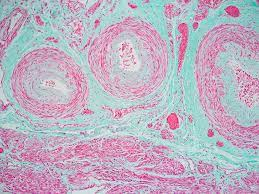
//> input picture ClassWork/Resources/green_red_stain.jpg, 259 x 194 px
$ ./Week_3_2   (built with g++ and OpenCV 4)
//> lines starting //> are read from the running program, lines starting //| are printed output that depends on the picture
#include <opencv2/imgcodecs.hpp>
#include <opencv2/imgproc.hpp>
#include <opencv2/highgui.hpp>
#include <iostream>

using namespace std;
using namespace cv;

void convert_labf(const Mat rgb, Mat& dest) {
	// Converting the type from integer to float.
	// We also change the range [0, 255] --> [0, 1]
	Mat rgbf;
	rgb.convertTo(rgbf, CV_32FC3, 1 / 255.0);
	// We change the color space (result image: CV_32FC)3
	cvtColor(rgbf, dest, COLOR_BGR2Lab);
}

void copyKurama(const Mat img, Mat& background) {
	resize(background, background, img.size());

	Vec3b c;

	for (int i = 0; i < img.rows; ++i) {
		for (int j = 0; j < img.cols; ++j) {
			c = img.at<Vec3b>(i, j);
			if (c[0] < 100 || c[1] < 100 || c[2] < 100) {
				// cout << "The condition is working";
				background.at<Vec3b>(i, j) = c;
			}
		}
	}
}

void copyOrangeHSV(const Mat img, Mat& background) {
	background = Mat::zeros(img.size(), img.type());
	Mat hsv;
	cvtColor(img, hsv, COLOR_BGR2HSV);
	Vec3b c, c2;
	for (int i = 0; i < img.rows; ++i) {
		for (int j = 0; j < img.cols; ++j) {
			c = img.at<Vec3b>(i, j);
			c2 = hsv.at<Vec3b>(i, j);
			if (c2[0] < 30) {
				background.at<Vec3b>(i, j) = c;
			}
		}
	}
}
void copyGreenHSV(const Mat img, Mat& background) {
	background = Mat::zeros(img.size(), img.type());
	Mat hsv;
	cvtColor(img, hsv, COLOR_BGR2HSV);
	Vec3b c, c2;
	for (int i = 0; i < img.rows; ++i) {
		for (int j = 0; j < img.cols; ++j) {
			c = img.at<Vec3b>(i, j);
			c2 = hsv.at<Vec3b>(i, j);
			if (60 < c2[0] && c2[0] < 120) {
				background.at<Vec3b>(i, j) = c;
			}
		}
	}
}

int main() {
	Mat img = imread("Resources/green_red_stain.jpg");
//> img is the input picture: 194 rows x 259 cols, CV_8UC3; mean B, G, R 194.8, 177.8, 188.7
	Mat lab;
	convert_labf(img, lab);
//> in convert_labf, `cvtColor(rgbf, dest, COLOR_BGR2Lab);`: dest: 194 rows x 259 cols, CV_32FC3; mean of channels 0, 1, 2 74, 7.5, -6.7
	cout << norm(lab.at<Vec3f>(0, 0) - lab.at<Vec3f>(0,1));
//| 10.6245
	Mat dest;
	copyGreenHSV(img, dest);
//> in copyGreenHSV, `cvtColor(img, hsv, COLOR_BGR2HSV);`: hsv: 194 rows x 259 cols, CV_8UC3; mean H, S, V 130.6, 48, 203.6
//> the loop in copyGreenHSV, `for (int i = 0; i < img.rows; ++i)` made 194 passes
//> (c, c2) on passes 1 to 3: ([112, 72, 130], [159, 114, 130]), ([125, 86, 141], [159, 99, 141]), ([150, 115, 159], [156, 71, 159])
//> after the loop in copyGreenHSV, `for (int i = 0; i < img.rows; ++i)`:
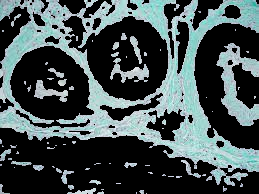
//> background: 194 rows x 259 cols, CV_8UC3; mean B, G, R 81.2, 80.2, 68
//> after the loop in copyGreenHSV, `for (int i = 0; i < img.rows; ++i)`: c = [169, 125, 184]; c2 = [158, 82, 184]
	// copyKurama(img, background);
	imshow("dest", dest);
	waitKey();
	return 0;
}
